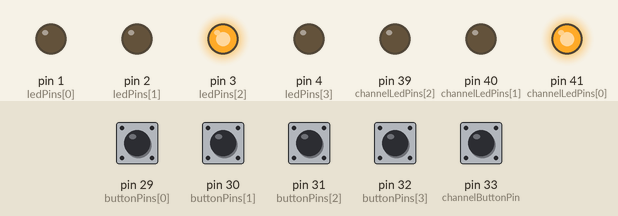
Recording of a sketch running on a simulated Teensy 4. On the bench: output pins drawn as LEDs (lit = HIGH). Dashed ring = blinking. The test bench sets the inputs (shaded band); at power-on: pin 33 (channelButtonPin) HIGH, pin 29 (buttonPins[0]), pin 30 (buttonPins[1]), pin 31 (buttonPins[2]), pin 32 (buttonPins[3]) LOW. What the sketch prints to the serial monitor is not drawn.

Above: at 1.2 s.
1.3 s: pin 33 (channelButtonPin) pulled LOW for 0.15 s
At 1.9 s:
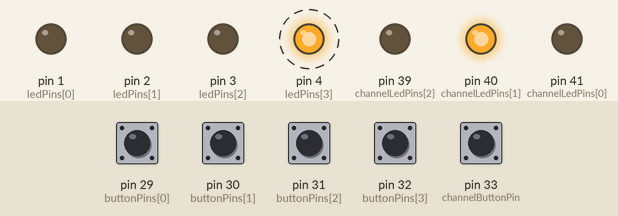
At 2.25 s:
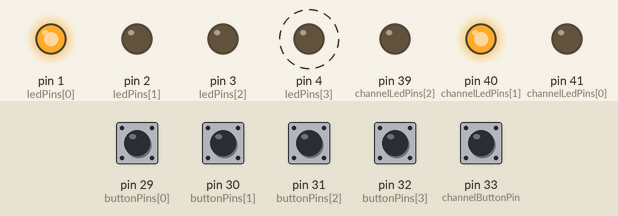
4.3 s: pin 29 (buttonPins[0]) pulled HIGH for 0.15 s
At 4.75 s:
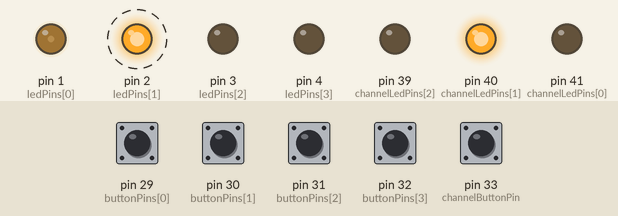
7.4 s: pin 30 (buttonPins[1]) pulled HIGH for 0.15 s
10.5 s: pin 31 (buttonPins[2]) pulled HIGH for 0.15 s
13.5 s: pin 32 (buttonPins[3]) pulled HIGH for 0.15 s
16.6 s: pin 33 (channelButtonPin) pulled LOW for 1 s
At 18.4 s:
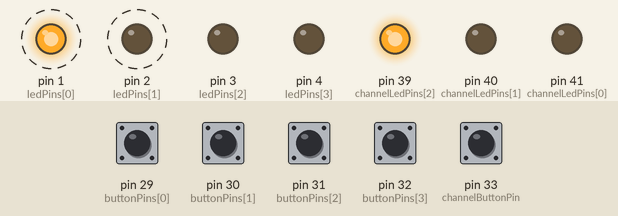
Timing chart, 0 to 20.6 s (numbered marks = the images above; inputs shaded):
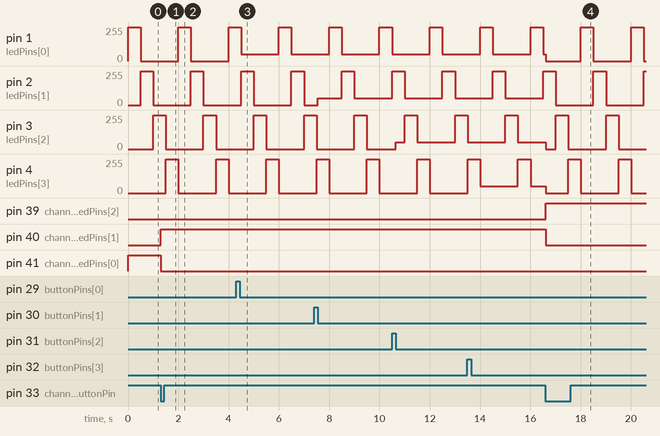

The sketch:

Lab7.ino
```cpp
int ledPins[4] = { 1, 2, 3, 4 };

int channelButtonPin = 33;
int currentChannel = 0;

int buttonPins[4] =  { 29, 30, 31, 32 };
int channelLedPins[3] = { 41, 40, 39,  };


// int buttonOn[4] = { LOW, LOW, LOW, LOW };
int buttonOn[3][4] = {
  { LOW, LOW, LOW, LOW },
  { LOW, LOW, LOW, LOW },
  { LOW, LOW, LOW, LOW },
};

bool buttonState[4] = { LOW, LOW, LOW, LOW };
bool lastButtonState[4] = { LOW, LOW, LOW, LOW };

int midiNotes[3] = { 36, 38, 42 };

bool lastChannelButtonState = LOW;
bool channelButtonState = LOW;

// int checkDisplayed = 2;

unsigned long lastStepTime = 0;
int currentStep = 0;
int tempo = 500;


int potVal = A14;

//int brightness = 0;

void setup() {
  // put your setup code here, to run once:


  pinMode(buttonPins[0], INPUT);
  pinMode(buttonPins[1], INPUT);
  pinMode(buttonPins[2], INPUT);
  pinMode(buttonPins[3], INPUT);

  pinMode(channelLedPins[0], OUTPUT);
  pinMode(channelLedPins[1], OUTPUT);
  pinMode(channelLedPins[2], OUTPUT);

  pinMode(channelButtonPin, INPUT);

  pinMode(ledPins[0], OUTPUT);
  pinMode(ledPins[1], OUTPUT);
  pinMode(ledPins[2], OUTPUT);
  pinMode(ledPins[3], OUTPUT);

  Serial.begin(9600);


}

void checkButton() {

  for (int i = 0; i < 4; i++) {
    lastButtonState[i] = buttonState[i];
    buttonState[i] = digitalRead(buttonPins[i]);
    if (buttonState[i] == LOW and lastButtonState[i] == HIGH) {
      buttonOn[currentChannel][i] = !buttonOn[currentChannel][i];
      delay(5);
    } else if (buttonState[i] == HIGH and lastButtonState[i] == LOW) {
      delay(5);
    }
  }
}

void checkLed() {
  // brightness = analogRead(potVal);
  // brightness = map(brightness, 0, 1023, 100, 255);
  for (int i = 0; i < 4; i++) {
    if (currentStep == i) {
      analogWrite(ledPins[i], 255);
    } else if (buttonOn[currentChannel][i] == true) {
      analogWrite(ledPins[i], 50);
    } else {
      analogWrite(ledPins[i], 0);
    }
  }
}

void checkChannelButton() {

  lastChannelButtonState = channelButtonState;
  channelButtonState = digitalRead(channelButtonPin);
  if (channelButtonState == LOW and lastChannelButtonState == HIGH) {
    //Button is pressed
    //Increase channel by 1
    currentChannel = currentChannel + 1;
    //channelDisplayed += 1;

    //if channel is greater than 2, go back to 0

    if(currentChannel > 2) {
      currentChannel = 0;
    }

    Serial.println(currentChannel);


    delay(5);
  } else if (channelButtonState == HIGH and lastChannelButtonState == LOW) {
    delay(5);
  }
}

void checkChannelLeds() {
  Serial.println(channelLedPins[currentChannel]);
  for (int i = 0; i < 3; i++) {
    if (currentChannel == i) {
      digitalWrite(channelLedPins[i], HIGH);
    } else {
      digitalWrite(channelLedPins[i], LOW);
    }
  }
}


void sequence() {
  if (millis() >= lastStepTime + tempo) {
    //Do something
    lastStepTime = millis();

    if (buttonOn[0][currentStep] == HIGH) {
      usbMIDI.sendNoteOn(midiNotes[0], 127, 1);
      usbMIDI.sendNoteOff(midiNotes[0], 127, 1);
    }
    if (buttonOn[1][currentStep] == HIGH) {
      usbMIDI.sendNoteOn(midiNotes[1], 127, 1);
      usbMIDI.sendNoteOff(midiNotes[1], 127, 1);
    }
    if (buttonOn[2][currentStep] == HIGH) {
      usbMIDI.sendNoteOn(midiNotes[2], 127, 1);
      usbMIDI.sendNoteOff(midiNotes[2], 127, 1);
    }

    countUp();
  }
}

void countUp() {
  currentStep++;
  if (currentStep >= 4) {
    currentStep = 0;
  }
}


void loop() {
  // put your main code here, to run repeatedly:
  checkChannelButton();
  checkChannelLeds();
  checkButton();
  checkLed();
  sequence();
}
```

Measured:
- after the input at 1.3 s, pin 40 (channelLedPins[1]): LOW → HIGH at once; pin 41 (channelLedPins[0]): HIGH → LOW at once
- after the input at 16.6 s, pin 39 (channelLedPins[2]): LOW → HIGH at once; pin 40 (channelLedPins[1]): HIGH → LOW at once
- by itself, pin 1 (ledPins[0]), pin 2 (ledPins[1]): alternates 255/255 for 0.50 s and 0/255 for 1.5 s
